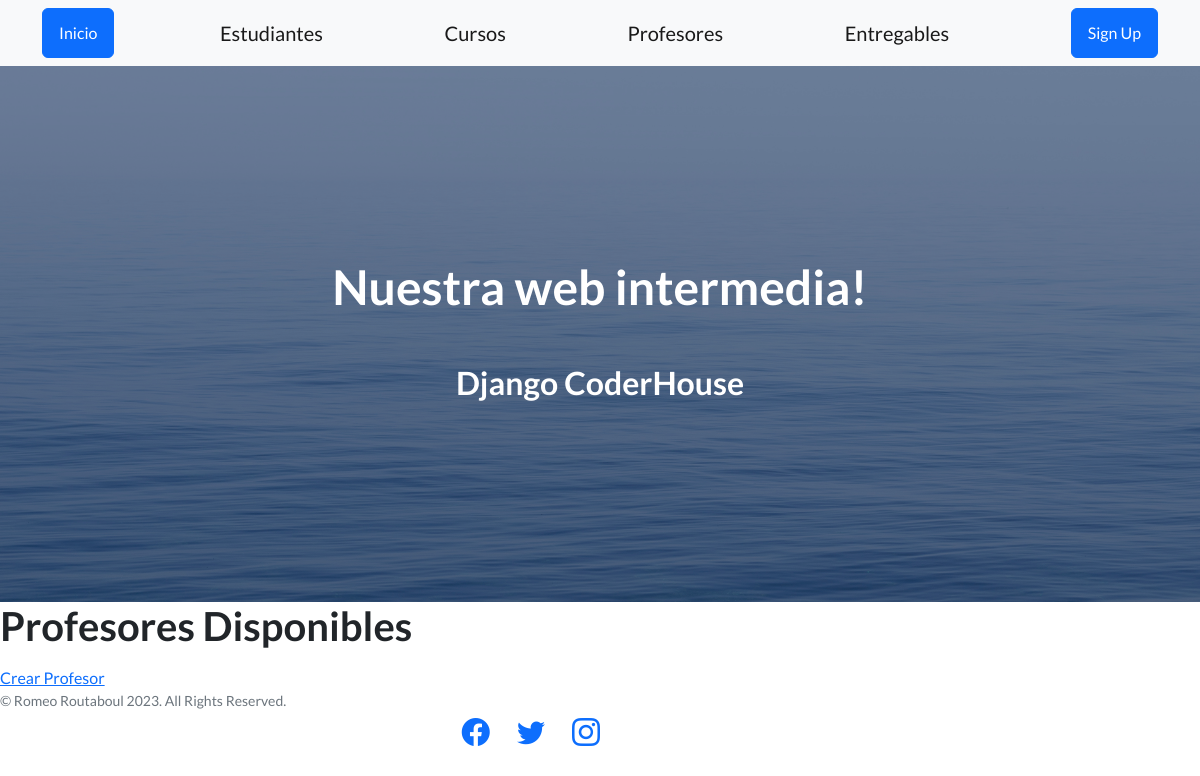
The app's page /coder/profesores/, older data.
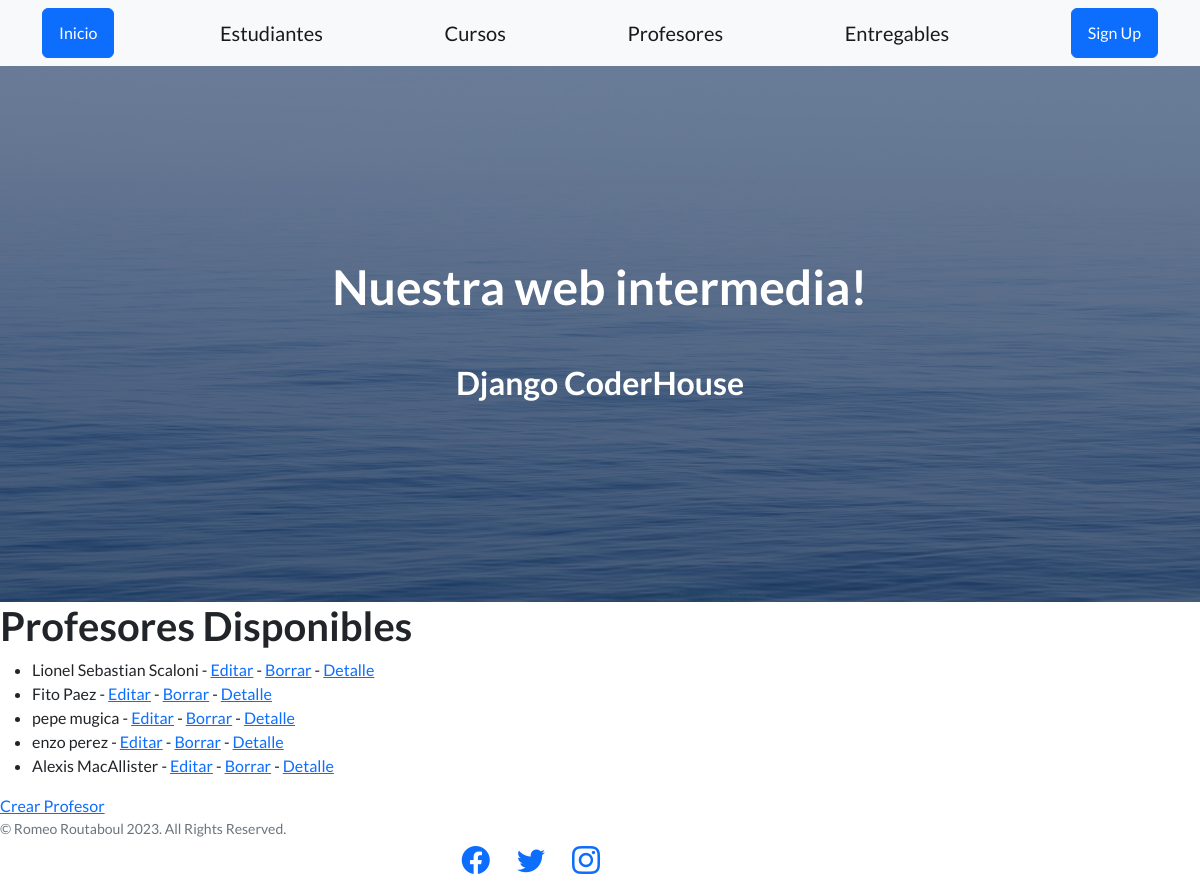
The same page, newer data.
### appcoder/models.py (models this page shows, shortened)
class Profesor(models.Model):
    nombre = models.CharField(max_length=100)
    apellido = models.CharField(max_length=100)
    email = models.EmailField()
    profesion = models.CharField(max_length=100)

### appcoder/views.py (the view)
# urls.py: path("profesores/", profesoresList.as_view(), name="coder-profesores"),
class profesoresList(ListView):
    model = Profesor
    template_name = "appcoder/list_profesores.html"

### appcoder/templates/appcoder/list_profesores.html
{% extends 'appcoder/base.html' %}
{% block contenido %}
<h1>Profesores Disponibles</h1>
<ul>
    {% for profesor in object_list %}
    <li>
        {{ profesor.nombre }} {{profesor.apellido}} -
         <a href="{% url 'coder-profesor-update' profesor.id %}">Editar</a> -
         <a href="{% url 'coder-profesor-delete' profesor.id %}">Borrar</a> -
         <a href="{% url 'coder-profesor-detail' profesor.id %}">Detalle</a>
    </li>
    {% endfor %}
</ul>
<a href="{% url 'coder-profesor-crear' %}">Crear Profesor</a>
{% endblock %}

### appcoder/templates/appcoder/base.html (shortened to what this page needs)
<!DOCTYPE html>
<html lang="en">
    <head>
        {% load static %}
        <link href="https://cdn.jsdelivr.net/npm/bootstrap-icons@1.5.0/font/bootstrap-icons.css" rel="stylesheet" type="text/css" />
        <link href="{% static  'appcoder/css/styles.css' %}" rel="stylesheet" />
    </head>
    <body>
        <nav class="navbar navbar-light bg-light static-top">
            <div class="container">
                <a class="btn btn-primary" href="{% url 'coder-inicio' %}">Inicio</a>
                <a class="navbar-brand" href="{% url 'coder-estudiantes' %}">Estudiantes</a>
                <a class="navbar-brand" href="{% url 'coder-cursos' %}">Cursos</a>
                <a class="navbar-brand" href="{% url 'coder-profesores' %}">Profesores</a>
                <a class="navbar-brand" href="{% url 'coder-entregables' %}">Entregables</a>
                <a class="btn btn-primary" href="#signup">Sign Up</a>
            </div>
        </nav>
        <header class="masthead">
            <div class="container position-relative">
                <div class="row justify-content-center">
                    <div class="col-xl-6">
                        <div class="text-center text-white">
                            <h1 class="mb-5">Nuestra web intermedia!</h1>
                            <h2>Django CoderHouse</h2>
                        </div>
                    </div>
                </div>
            </div>
        </header>
        {% block contenido %}
        {% endblock %}
                        <p class="text-muted small mb-4 mb-lg-0">&copy; Romeo Routaboul 2023. All Rights Reserved.</p>
                    <div class="col-lg-6 h-100 text-center text-lg-end my-auto">
                        <ul class="list-inline mb-0">
                            <li class="list-inline-item me-4">
                                <a href="#!"><i class="bi-facebook fs-3"></i></a>
                            </li>
                            <li class="list-inline-item me-4">
                                <a href="#!"><i class="bi-twitter fs-3"></i></a>
                            </li>
                            <li class="list-inline-item">
                                <a href="#!"><i class="bi-instagram fs-3"></i></a>
                            </li>
                        </ul>
                    </div>
    </body>
</html>

Row changes from the older to the newer data that the page shows:
added Profesor: nombre "Lionel Sebastian", apellido "Scaloni"
added Profesor: nombre "Fito", apellido "Paez"
added Profesor: nombre "pepe", apellido "mugica"
added Profesor: nombre "enzo", apellido "perez"
added Profesor: nombre "Alexis", apellido "MacAllister"
